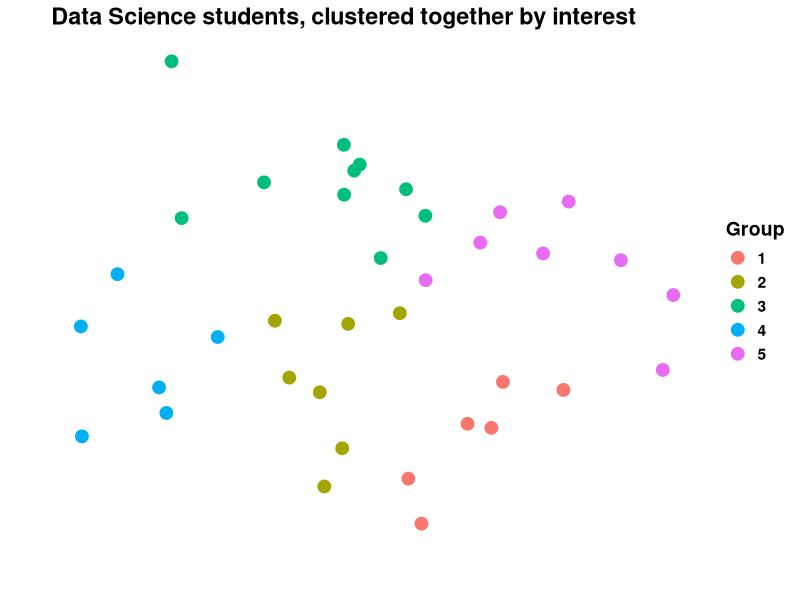
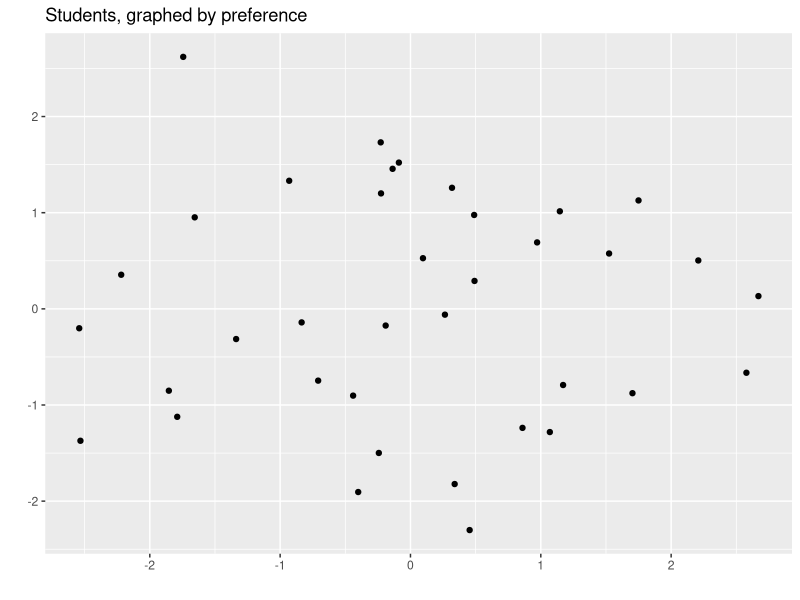
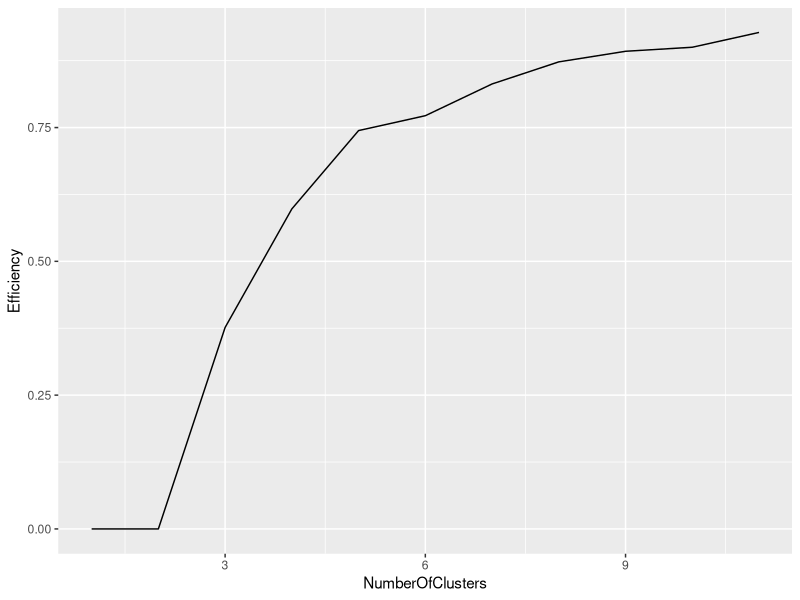
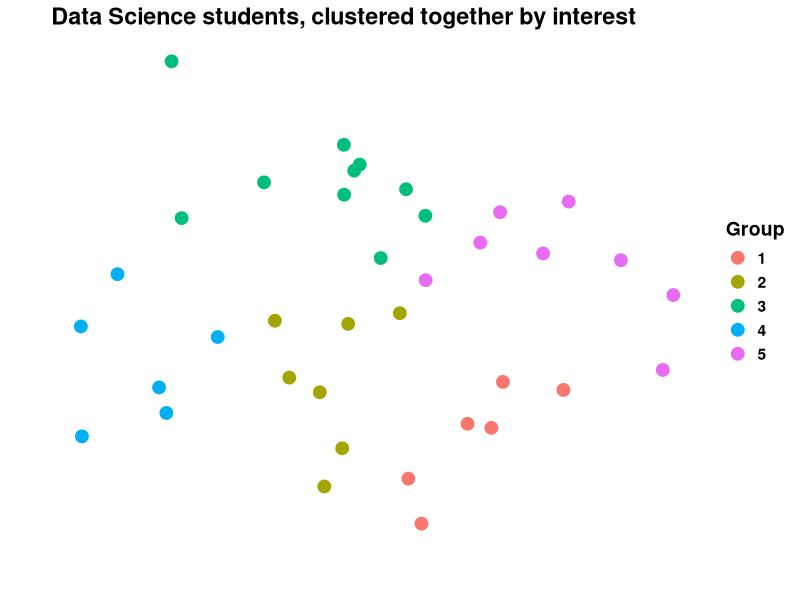

Write the R code that produced these figures, in order.
library(ggplot2)
library(stats)

survey <- read.csv(file="2012-10-23-Data_Science_Learning_Objectives_clean.csv", header=TRUE, sep="\t")
survey.clean <- survey[,5:13]+2 #change the range of the data from -2 to 2 to a range of 0 to 4
survey.matrix <- as.matrix(survey.clean) #turn the data frame into a matrix
survey.dist <- dist(survey.matrix) #compute the Euclidean distance of the matrix
survey.mds <- cmdscale(survey.dist) #compute the multidimensional scale (mds) of the distance
survey.mds.df <- as.data.frame(survey.mds) #turn that mds back into a data frame for plotting
pq <- qplot(data=survey.mds.df, x=V1, y=V2, main="Students, graphed by preference", xlab="", ylab="") #plot the results real quick, as a sanity check
ggsave(pq, filename="data_science_graph.png")

#Now let's cluster them together.
#We don't know a good number K for k-means. One rule of thumb is the square root (5 or 6).
#But let's go higher, using the elbow rule to check.

#Compute the k-means efficiency (explained variance) for K from 1 through 10
survey.kmeans.efficiency <- c(0)
for (i in 1:10) 
{
  survey.kmeans <- kmeans(x=survey.mds, centers=i)
  survey.kmeans.efficiency <- append(survey.kmeans.efficiency, survey.kmeans$betweenss / survey.kmeans$totss)
}

#Then turn the results into a data frame and plot them.
survey.kmeff.df <- data.frame(survey.kmeans.efficiency, 1:length(survey.kmeans.efficiency) )
names(survey.kmeff.df) <- c("Efficiency","NumberOfClusters")
pq2 <- qplot(data=survey.kmeff.df, x=NumberOfClusters, y=Efficiency, geom="line")
ggsave(pq2, filename="efficiency_vs_clusters.png")
#looks like the best cluster is 5. That's the elbow.

#Now, let's do a nicer plot of the data using k=5.
survey.kmeans <- kmeans(x=survey.mds, centers=5)

theme_clean <- theme(
  panel.background = element_rect(fill="white"),
  axis.ticks = element_line(colour=NA),
  panel.grid = element_line(colour="white"),
  text = element_text(size=14, face="bold"),
  axis.text.y = element_text(colour=NA),
  axis.text.x = element_text(colour=NA)  
)

p <- ggplot(data=survey.mds.df, aes(x=V1, y=V2, color=factor(survey.kmeans$cluster)))+
  geom_point(position="identity", size=4)+
  labs(x="", y="", title="Data Science students, clustered together by interest",color="Group")+
  theme_clean
plot(p)
ggsave(p, filename="data_science_groups.png")

#survey.kmeans$betweenss / survey.kmeans$totss